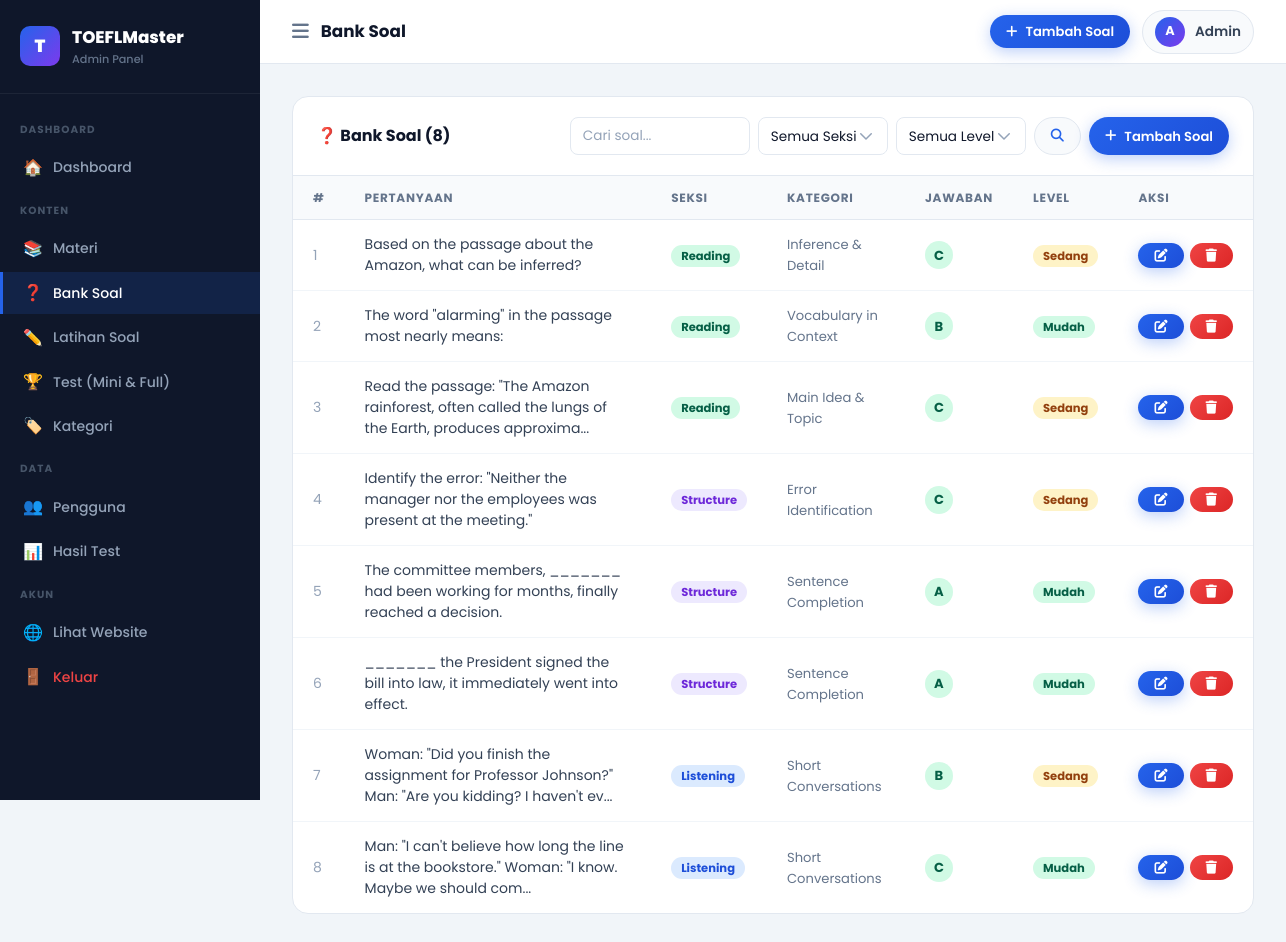
The app's page /admin/pages/questions.php (signed in) with its own data.
### tables this page shows
CREATE TABLE `questions` (
  `id` int(11) NOT NULL,
  `section` enum('listening','structure','reading') NOT NULL,
  `category_id` int(11) DEFAULT NULL,
  `material_id` int(11) DEFAULT NULL,
  `question_text` text NOT NULL,
  `audio_file` varchar(255) DEFAULT NULL,
  `passage_text` longtext DEFAULT NULL,
  `option_a` text NOT NULL,
  `option_b` text NOT NULL,
  `option_c` text NOT NULL,
  `option_d` text NOT NULL,
  `correct_answer` enum('A','B','C','D') NOT NULL,
  `explanation` text DEFAULT NULL,
  `difficulty` enum('easy','medium','hard') DEFAULT 'medium',
  `created_at` timestamp NOT NULL DEFAULT current_timestamp()
);

CREATE TABLE `categories` (
  `id` int(11) NOT NULL,
  `name` varchar(100) NOT NULL,
  `slug` varchar(100) NOT NULL,
  `section` enum('listening','structure','reading') NOT NULL,
  `icon` varchar(50) DEFAULT NULL,
  `description` text DEFAULT NULL,
  `sort_order` int(11) DEFAULT 0
);

### includes/config.php (called while the page is built, shortened)
<?php
function sanitize($input) {
    return htmlspecialchars(trim($input), ENT_QUOTES, 'UTF-8');
}
?>

### admin/pages/questions.php (the view, shortened to what this page needs)
<?php
require_once '../../includes/config.php';
$db = getDB();
$action = $_GET['action'] ?? 'list';
$id     = isset($_GET['id']) ? (int)$_GET['id'] : 0;
if ($action === 'add') {
    $q = ['id'=>0,'section'=>'structure','category_id'=>null,'material_id'=>null,'question_text'=>'','passage_text'=>'','option_a'=>'','option_b'=>'','option_c'=>'','option_d'=>'','correct_answer'=>'A','explanation'=>'','difficulty'=>'medium'];
    $pageTitle = 'Tambah Soal Baru';
} elseif ($action === 'edit' && $id) {
    $stmt = $db->prepare("SELECT * FROM questions WHERE id=?"); $stmt->execute([$id]);
    $q = $stmt->fetch();
    if (!$q) { flashMessage('danger','Soal tidak ditemukan.'); redirect(SITE_URL.'/admin/pages/questions.php'); }
    $pageTitle = 'Edit Soal';
} else {
    $search  = trim($_GET['q'] ?? '');
    $where   = []; $params = [];
    $whereSQL = $where ? 'WHERE '.implode(' AND ',$where) : '';
    $stmt = $db->prepare("SELECT q.*,c.name as cat_name FROM questions q LEFT JOIN categories c ON q.category_id=c.id $whereSQL ORDER BY q.id DESC");
    $stmt->execute($params);
    $questions = $stmt->fetchAll();
}
include '../includes/header.php';
?>
<?php if ($action==='list'): ?>
<div class="admin-table-card">
  <div class="admin-table-header">
    <div class="admin-table-title">❓ Bank Soal (<?= count($questions) ?>)</div>
    <div style="display:flex;gap:8px;flex-wrap:wrap;">
      <form method="GET" style="display:flex;gap:8px;">
        <input type="text" name="q" class="form-control" placeholder="Cari soal..." value="<?= sanitize($search) ?>" style="width:180px;padding:8px 12px;font-size:0.85rem;">
        <select name="section" class="admin-select" style="width:130px;padding:8px 12px;font-size:0.85rem;">
          <option value="">Semua Seksi</option>
        </select>
        <select name="diff" class="admin-select" style="width:130px;padding:8px 12px;font-size:0.85rem;">
          <option value="">Semua Level</option>
        </select>
        <button type="submit" class="btn btn-secondary btn-sm"><i class="fas fa-search"></i></button>
      </form>
      <a href="?action=add" class="btn btn-primary btn-sm"><i class="fas fa-plus"></i> Tambah Soal</a>
    </div>
  </div>
  <table class="admin-table">
    <thead><tr>
      <th>#</th><th style="min-width:300px;">Pertanyaan</th><th>Seksi</th><th>Kategori</th><th>Jawaban</th><th>Level</th><th>Aksi</th>
    </tr></thead>
    <tbody>
    <?php if (empty($questions)): ?>
      <tr><td colspan="7" style="text-align:center;padding:40px;color:#94A3B8;">Belum ada soal. <a href="?action=add" style="color:#2563EB;">Tambah sekarang</a></td></tr>
    <?php else: foreach($questions as $i=>$q): ?>
    <tr>
      <td style="color:#94A3B8;"><?= $i+1 ?></td>
      <td>
        <div style="font-size:0.875rem;line-height:1.5;max-width:360px;">
          <?= sanitize(mb_strimwidth($q['question_text'],0,100,'...')) ?>
        </div>
      </td>
      <td><span class="sec-badge sec-<?= $q['section'] ?>"><?= ucfirst($q['section']) ?></span></td>
      <td style="font-size:0.82rem;color:#64748B;"><?= sanitize($q['cat_name'] ?? '-') ?></td>
      <td>
        <span style="width:28px;height:28px;border-radius:50%;background:#D1FAE5;color:#065F46;font-weight:700;display:inline-flex;align-items:center;justify-content:center;font-size:0.82rem;">
          <?= $q['correct_answer'] ?>
        </span>
      </td>
      <td>
        <?php $dColors=['easy'=>'#D1FAE5:#065F46','medium'=>'#FEF3C7:#92400E','hard'=>'#FEE2E2:#991B1B'];
              $dc = explode(':',$dColors[$q['difficulty']]);
              $dLabel=['easy'=>'Mudah','medium'=>'Sedang','hard'=>'Sulit'][$q['difficulty']];
        ?>
        <span style="background:<?= $dc[0] ?>;color:<?= $dc[1] ?>;padding:3px 10px;border-radius:100px;font-size:0.72rem;font-weight:700;"><?= $dLabel ?></span>
      </td>
      <td>
        <div style="display:flex;gap:6px;">
          <a href="?action=edit&id=<?= $q['id'] ?>" class="btn btn-primary btn-sm"><i class="fas fa-edit"></i></a>
          <a href="?action=delete&id=<?= $q['id'] ?>" class="btn btn-danger btn-sm" onclick="return confirm('Hapus soal ini?')"><i class="fas fa-trash"></i></a>
        </div>
      </td>
    </tr>
    <?php endforeach; endif; ?>
    </tbody>
  </table>
</div>
<?php endif; ?>
<?php include '../includes/footer.php'; ?>

### assets/css/style.css (style rules this page uses)
:root { --primary: #2563EB; --primary-dark: #1D4ED8; --primary-light: #DBEAFE; --secondary: #7C3AED; --accent: #F59E0B; --accent-light: #FEF3C7; --success: #10B981; --success-light: #D1FAE5; --danger: #EF4444; --danger-light: #FEE2E2; --warning: #F59E0B; --dark: #0F172A; --dark-2: #1E293B; --dark-3: #334155; --gray: #64748B; --gray-light: #94A3B8; --border: #E2E8F0; --bg: #F8FAFC; --white: #FFFFFF; --listening: #3B82F6; --structure: #8B5CF6; --reading: #10B981; --shadow-sm: 0 1px 3px rgba(0,0,0,0.08); --shadow-md: 0 4px 20px rgba(0,0,0,0.08); --shadow-lg: 0 8px 40px rgba(0,0,0,0.12); --shadow-xl: 0 20px 60px rgba(0,0,0,0.15); --radius-sm: 8px; --radius-md: 12px; --radius-lg: 20px; --radius-xl: 28px; --radius-full: 9999px; --transition: all 0.25s cubic-bezier(0.4, 0, 0.2, 1); }
*, *::before, *::after { box-sizing: border-box; margin: 0; padding: 0; }
html { scroll-behavior: smooth; }
body { font-family: 'Poppins', sans-serif; background: var(--bg); color: var(--dark); line-height: 1.6; font-size: 15px; -webkit-font-smoothing: antialiased; }
a { text-decoration: none; color: inherit; transition: var(--transition); }
.btn { display: inline-flex; align-items: center; justify-content: center; gap: 8px; padding: 10px 24px; border-radius: var(--radius-full); font-family: 'Poppins', sans-serif; font-weight: 600; font-size: 0.9rem; border: none; cursor: pointer; transition: var(--transition); white-space: nowrap; }
.btn-primary { background: linear-gradient(135deg, var(--primary), var(--primary-dark)); color: white; box-shadow: 0 4px 15px rgba(37,99,235,0.3); }
.btn-secondary { background: var(--bg); color: var(--primary); border: 1.5px solid var(--border); }
.btn-danger { background: linear-gradient(135deg, var(--danger), #DC2626); color: white; }
.btn-sm { padding: 6px 16px; font-size: 0.82rem; }
.form-control { width: 100%; padding: 11px 16px; border: 1.5px solid var(--border); border-radius: var(--radius-sm); font-family: 'Poppins', sans-serif; font-size: 0.9rem; color: var(--dark); background: var(--white); transition: var(--transition); outline: none; }
.form-control::placeholder { color: var(--gray-light); }

### assets/css/admin.css (style rules this page uses)
:root { --admin-sidebar-w: 260px; }
.admin-table-card { background: white; border-radius: 16px; border: 1px solid #E2E8F0; overflow: hidden; }
.admin-table-header { padding: 20px 24px; border-bottom: 1px solid #E2E8F0; display: flex; align-items: center; justify-content: space-between; }
.admin-table-title { font-size: 1rem; font-weight: 700; color: #0F172A; }
.admin-table { width: 100%; border-collapse: collapse; }
.admin-table thead tr { background: #F8FAFC; }
.admin-table th { padding: 12px 20px; text-align: left; font-size: 0.75rem; font-weight: 700; color: #64748B; text-transform: uppercase; letter-spacing: 0.06em; border-bottom: 1px solid #E2E8F0; }
.admin-table td { padding: 14px 20px; font-size: 0.875rem; color: #334155; border-bottom: 1px solid #F1F5F9; vertical-align: middle; }
.admin-table tr:last-child td { border-bottom: none; }
.admin-select { width: 100%; padding: 11px 16px; border: 1.5px solid #E2E8F0; border-radius: 8px; font-family: 'Poppins', sans-serif; font-size: 0.9rem; color: #0F172A; background: white; appearance: none; background-repeat: no-repeat; background-position: right 12px center; background-size: 18px; cursor: pointer; transition: all 0.2s; }
.sec-badge { padding: 3px 10px; border-radius: 100px; font-size: 0.72rem; font-weight: 700; }
.sec-listening { background: #DBEAFE; color: #1D4ED8; }
.sec-structure { background: #EDE9FE; color: #6D28D9; }
.sec-reading { background: #D1FAE5; color: #065F46; }

### records on screen
questions: question_text "Based on the passage about the Amazon, what can be inferred?", section "Reading", category.name "Inference & Detail", correct_answer "C", difficulty "Sedang"
questions: question_text "The word \"alarming\" in the passage most nearly means:", section "Reading", category.name "Vocabulary in Context", correct_answer "B", difficulty "Mudah"
questions: question_text "Read the passage: \"The Amazon rainforest, often called the lungs of the Earth, produces approxima...", section "Reading", category.name "Main Idea & Topic", correct_answer "C", difficulty "Sedang"
questions: question_text "Identify the error: \"Neither the manager nor the employees was present at the meeting.\"", section "Structure", category.name "Error Identification", correct_answer "C", difficulty "Sedang"
questions: question_text "The committee members, _______ had been working for months, finally reached a decision.", section "Structure", category.name "Sentence Completion", correct_answer "A", difficulty "Mudah"
questions: question_text "_______ the President signed the bill into law, it immediately went into effect.", section "Structure", category.name "Sentence Completion", correct_answer "A", difficulty "Mudah"
questions: question_text "Woman: \"Did you finish the assignment for Professor Johnson?\" Man: \"Are you kidding? I haven't ev...", section "Listening", category.name "Short Conversations", correct_answer "B", difficulty "Sedang"
questions: question_text "Man: \"I can't believe how long the line is at the bookstore.\" Woman: \"I know. Maybe we should com...", section "Listening", category.name "Short Conversations", correct_answer "C", difficulty "Mudah"

### other values on screen
$pageTitle "Bank Soal"
substr($admin['username'] ?? 'A', 0, 1) "A"
$admin['full_name'] "Admin"
count($questions) "8"
